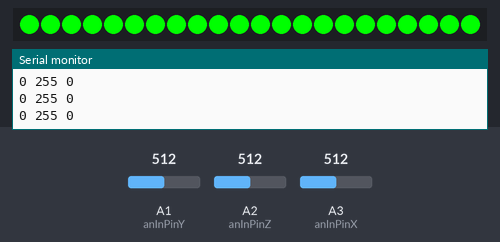
Bench run of a sketch on a simulated Arduino Pro Mini, built with avr-gcc and run on an emulated ATmega328P. Shown: 22 RGB LEDs in strip order, left to right, the last lines printed to the serial monitor. The test bench sets the inputs (shaded band); at power-on: A3 (anInPinX) = 512, A1 (anInPinY) = 512, A2 (anInPinZ) = 512. Dim RGB values are drawn brighter than linear.

Above: at 1.2 s.
1.3 s: A3 (anInPinX) set to 716
At 1.59 s:
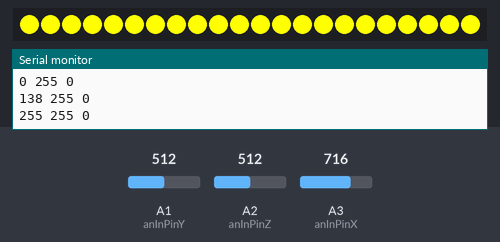
3.1 s: A1 (anInPinY) set to 716
At 3.6 s:
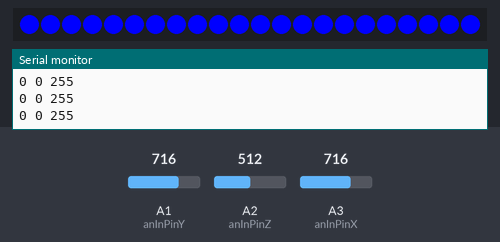
4.7 s: A3 (anInPinX) set to 900
At 5.9 s:
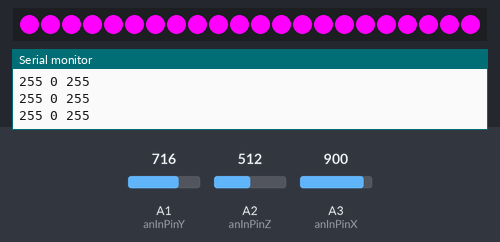
7.6 s: A3 (anInPinX) set to 511
At 8.32 s:
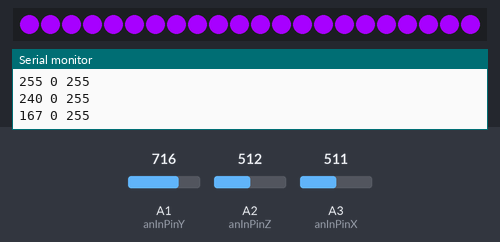
9.2 s: A1 (anInPinY) set to 306
At 10.0 s:
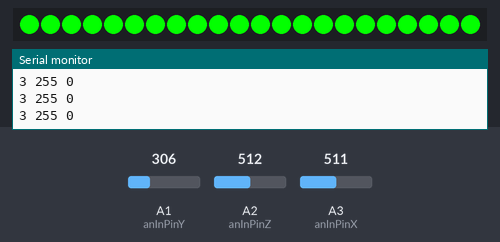
10.9 s: A1 (anInPinY) set to 716
At 11.12 s:
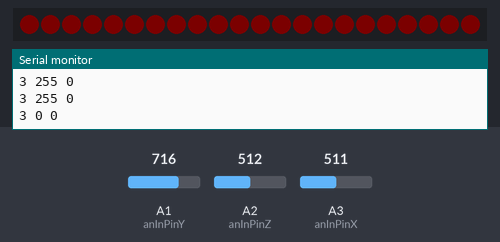
Timing chart, 0 to 13.6 s (numbered marks = the images above; inputs shaded):
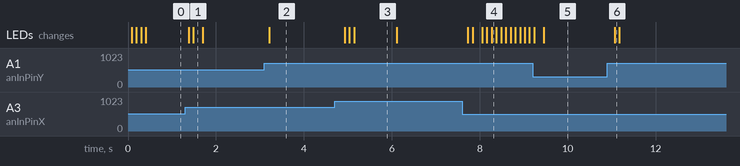

Measured:
- after the input at 1.3 s, the LEDs: first change after 0.08 s (image 1 shows a later state)
- after the input at 3.1 s, the LEDs: change after 0.11 s (image 2)
- after the input at 4.7 s, the LEDs: first change after 0.23 s (image 3 shows a later state)
- after the input at 7.6 s, the LEDs: first change after 0.13 s (image 4 shows a later state)
- after the input at 9.2 s, the LEDs: first differ from a run without the input after 0.25 s (image 5)
- after the input at 10.9 s, the LEDs: change after 0.17 s (image 6)
- what the display in image 3 shows lasts 1.0 s, from 5.1 s to 6.1 s

The sketch:

accelSkateLights-roll-surge.ino
```cpp
#include <Adafruit_NeoPixel.h>
#include <avr/power.h>
#include <EEPROM.h>
//#include <accelLights.h>

//note:it's a pro mini, you spanner!

//============= class declarations ==========
//accelLights lightLib_x accelLights();
//lightLib_y accelLights();
//lightLib_z accelLights();

//============= IO Declarations ============
const int anInPinX = A3;

//const int anInPinY = A2; //z and y swapped as board is mounted 90 deg out for convenient mounting
//const int anInPinZ = A1;
const int anInPinY = A1;
const int anInPinZ = A2;

#define RGB_PIN 8
int numPixels = 22;

// Parameter 1 = number of pixels in strip
// Parameter 2 = Arduino pin number (most are valid)
// Parameter 3 = pixel type flags, add together as needed:
//   NEO_KHZ800  800 KHz bitstream (most NeoPixel products w/WS2812 LEDs)
//   NEO_KHZ400  400 KHz (classic 'v1' (not v2) FLORA pixels, WS2811 drivers)
//   NEO_GRB     Pixels are wired for GRB bitstream (most NeoPixel products)
//   NEO_RGB     Pixels are wired for RGB bitstream (v1 FLORA pixels, not v2)
Adafruit_NeoPixel strip = Adafruit_NeoPixel(numPixels, RGB_PIN, NEO_GRB + NEO_KHZ800);

// IMPORTANT: To reduce NeoPixel burnout risk, add 1000 uF capacitor across
// pixel power leads, add 300 - 500 Ohm resistor on first pixel's data input
// and minimize distance between Arduino and first pixel.  Avoid connecting
// on a live circuit...if you must, connect GND first.

//======== Colour Declarations ========
uint32_t OFF = strip.Color(0, 0, 0);
uint32_t RED = strip.Color(255, 0, 0);
uint32_t GREEN = strip.Color(0, 255, 0);
uint32_t BLUE = strip.Color(0, 0, 255);
uint32_t YELLOW = strip.Color(255, 255, 0);
uint32_t ORANGE = strip.Color(255, 128, 0);
uint32_t AQUA = strip.Color(0, 255, 255);
uint32_t MAGENTA = strip.Color(255, 0, 255);
uint32_t WHITE = strip.Color(255, 255, 255);

uint32_t NEON_PINK = strip.Color(255, 0, 146);
uint32_t NEON_ORANGE = strip.Color(255, 95, 0);
uint32_t NEON_GREEN = strip.Color(182, 255, 0);
uint32_t NEON_BLUE = strip.Color(34, 141, 255);
uint32_t NEON_PURPLE = strip.Color(186, 1, 255);
uint32_t NEON_YELLOW = strip.Color(204, 255, 0);

uint32_t ELECTRIC_BLUE = strip.Color(125, 249, 255);

//======== Program Variables ========

//bool toggle = true;

//#define Z_INVERT
#define SERIAL_ON

byte counter = 0;

bool rightWayUp = 0;

int rawXadc = 0;
int rawYadc = 0;
int rawZadc = 0;

int pitch = 0;
int roll = 0;

float mapX = 0;
float mapY = 0;
float mapZ = 0;

const float xScale = 0.3;
const float yScale = 0.3;
const float zScale = 0.3;

int aveXadc = 0;
int aveYadc = 0;
int aveZadc = 0;

int filtXadc = 0;
int filtYadc = 0;
int filtZadc = 0;

int rollAveZadc = 0;
int LPFZadc = 0;

int echs;
int why;
int zed;

const int numSamples = 25;

unsigned long lightPeriod = 20; //50;
unsigned long accelPeriod = 20;
unsigned long transmitPeriod = 100;

int lightMode = 1;
/*
    PITCH_AND_ROLL = 1,
    KNIGHT_RIDER = 2,
    HI_G_FLASH = 3,
    POLICE_FLASHERS = 4,
    ACCEL_MAP = 5,
    SPIRIT_LEVEL = 6,
    RAINBOW = 7
*/

const int NO_OF_LIGHT_MODES = 7;

bool LightModeCycleEnabled = false;
byte lightModeCycleCounter = 0;
const int LIGHT_MODE_SELECTOR_DELAY_TIME = 1; //2secs

const int NEG_1G_ADC_VAL = 400;
const int POS_1G_ADC_VAL = 620;

const int ADC_MIN = 0;
const int ADC_MAX = 1023;

const int MAP_MAX = 127;
const int MAP_MIN = -127;

void setup()
{
  analogReference(EXTERNAL);
  strip.begin();
  //strip.setBrightness(50); //otherwise it's blinding!
  strip.setPixelColor(0, 0, 255, 0);
  strip.show(); // Initialize all pixels to 'off'

#ifdef SERIAL_ON
  Serial.begin(115200);
#endif
}

void loop()
{

  rawXadc = analogRead(anInPinX);
  rawYadc = analogRead(anInPinY);
  rawZadc = analogRead(anInPinZ);

//X average sample
  for (uint8_t i = 1; i < numSamples; i++)
  {
    aveXadc += analogRead(anInPinX);
    delay(1);
  }
  aveXadc /= numSamples;

//Y average sample
  for (uint8_t i = 1; i < numSamples; i++)
  {
    aveYadc += analogRead(anInPinY);
    delay(1);
  }
  aveYadc /= numSamples;

//Z average sample
  for (uint8_t i = 1; i < numSamples; i++)
  {
    aveZadc += analogRead(anInPinZ);
    delay(1);
  }
  aveZadc /= numSamples;

//low pass filters
  filtXadc = (xScale * aveXadc) + ((1 - xScale) * filtXadc);
  filtYadc = (yScale * aveYadc) + ((1 - yScale) * filtYadc);
  filtZadc = (zScale * aveZadc) + ((1 - zScale) * filtZadc);

  mapX = map(filtXadc, NEG_1G_ADC_VAL, POS_1G_ADC_VAL, MAP_MIN, MAP_MAX);
  mapY = map(filtYadc, NEG_1G_ADC_VAL, POS_1G_ADC_VAL, MAP_MIN, MAP_MAX);

#ifdef Z_INVERT
  mapZ = map(filtZadc, NEG_1G_ADC_VAL, POS_1G_ADC_VAL, MAP_MIN, MAP_MAX);
#else
  mapZ = map(filtZadc,  POS_1G_ADC_VAL, NEG_1G_ADC_VAL, MAP_MIN, MAP_MAX);
#endif

  //pro - limits map vals to +/- 1g, con - loses large range of accel inputs
  mapX = constrain(mapX, MAP_MIN, MAP_MAX);
  mapY = constrain(mapY, MAP_MIN, MAP_MAX);
  mapZ = constrain(mapZ, MAP_MIN, MAP_MAX);

  pitch = int(atan_degrees(mapX / abs(mapZ)));
  roll = int(atan_degrees(mapY / abs(mapZ)));

  RollandSurgeLights(filtXadc, roll, 3, 25);

//  echs = byte(constrain(127 + mapX, 0, 255));
//  why = byte(constrain(127 + mapY, 0, 255));
//  zed = byte(constrain(127 + mapZ, 0, 255));
//
//  WholeStripRGB(echs, why, zed);

  //  map_to_strip(rawXadc, rawYadc, rawZadc);

  strip.show();

  delay(25);
} //////////////////////////////////////////end main

void map_to_strip(int echs, int why, int zed)
{
  mapX = map(echs, ADC_MIN, ADC_MAX, MAP_MIN, MAP_MAX);
  mapY = map(why, ADC_MIN, ADC_MAX, MAP_MIN, MAP_MAX);
  mapZ = map(zed, ADC_MIN, ADC_MAX, MAP_MIN, MAP_MAX);

  echs = byte(constrain(127 + mapX, 0, 255));
  why = byte(constrain(127 + mapY, 0, 255));
  zed = byte(constrain(127 + mapZ, 0, 255));

  WholeStripRGB(echs, why, zed);
}

void WholeStripColour(uint32_t colour)
{
  for (uint8_t i = 0; i <= numPixels; i++)
  {
    strip.setPixelColor(i, colour);
  }
}

void WholeStripRGB(uint8_t red, uint8_t green, uint8_t blue)
{
  for (uint8_t i = 0; i <= numPixels; i++)
  {
    strip.setPixelColor(i, constrain(red, 0, 255), constrain(green, 0, 255), constrain(blue, 0, 255));
  }
}

void RangeStripColour(uint8_t start_pixel, uint8_t stop_pixel, uint32_t colour)
{
  for (uint8_t i = start_pixel; i <= stop_pixel; i++)
  {
    strip.setPixelColor(i, colour);
  }
}

void RangeStripRGB(uint8_t start_pixel, uint8_t stop_pixel, uint8_t red, uint8_t green, uint8_t blue)
{
  for (uint8_t i = start_pixel; i <= stop_pixel; i++)
  {
    strip.setPixelColor(i, constrain(red, 0, 255), constrain(green, 0, 255), constrain(blue, 0, 255));
  }
}

void PoliceLights()
{
  static bool toggle;

  if (toggle)
  {
    RangeStripColour(0, 6, OFF);
    RangeStripColour(7, 13, BLUE);
    RangeStripColour(14, 20, OFF);
    RangeStripColour(21, 28, BLUE);
  }
  else
  {
    RangeStripColour(0, 6, RED);
    RangeStripColour(7, 13, OFF);
    RangeStripColour(14, 20, RED);
    RangeStripColour(21, 28, OFF);
  }

  toggle = !toggle;
}

void RollLights(int angleInput, int minRollAngle, int maxRollAngle)
{
  byte left = 0;
  byte right = 0;

  if (angleInput >= 0)
  {
    angleInput = constrain(abs(angleInput), minRollAngle, maxRollAngle);
    left = byte(map(angleInput, minRollAngle, maxRollAngle, 0, 255));
  }
  else
  {
    angleInput = constrain(abs(angleInput), minRollAngle, maxRollAngle);
    right = byte(map(angleInput, minRollAngle, maxRollAngle, 0, 255));
  }

  WholeStripRGB(0, right, left);
}

void RollandSurgeLights(int surge, int angleInput, int minRollAngle, int maxRollAngle)
{
  byte left = 0;
  byte right = 0;

  if (angleInput >= 0)
  {
    angleInput = constrain(abs(angleInput), minRollAngle, maxRollAngle);
    left = byte(map(angleInput, minRollAngle, maxRollAngle, 0, 255));
  }
  else
  {
    angleInput = constrain(abs(angleInput), minRollAngle, maxRollAngle);
    right = byte(map(angleInput, minRollAngle, maxRollAngle, 0, 255));
  }

  surge = byte(int_map_and_constrain(surge,510,580,0,255));

  WholeStripRGB(surge, right, left);

  Serial.print(surge);
  Serial.print(" ");
  Serial.print(right);
  Serial.print(" ");
  Serial.print(left);
  Serial.println();

}

//when the acceleration passes flashThreshold, turn the whole strip to the color 'color'
void HiGFlash(uint32_t color, float accel, int flashThreshold)
{
  if (abs(accel) > flashThreshold)
  {
    WholeStripColour(color);
  }
  else
  {
    stripClear();
  }
}

void spiritLevel(int angle, uint32_t color, int minAngle, int maxAngle)
{
  static int position;

  angle = constrain(angle, minAngle, maxAngle);
  position = map(angle, minAngle, maxAngle, 0, numPixels - 1);

  strip.setPixelColor(position, color);
}

//sets all the leds in the strip to off
void stripClear()
{
  for (uint8_t i = 0; i < numPixels; i++)
  {
    strip.setPixelColor(i, 0, 0, 0);
  }
}

double atan_degrees(float oppOverAdj)
{
  return atan(oppOverAdj) * (180 / PI);
}

int rollingAverage(int numIn)
{
  const int arraySize = 16;
  static int array[arraySize];
  static int average;
  static boolean firstCall = true;

  //avoids a ramp up from zero
  if (firstCall)
  {
    for (int i = 0; i < arraySize; i++)
    {
      array[i] = numIn;
    }
    firstCall = false;
  }

  for (int i = 0; i < arraySize; i++)
  {
    array[i] = array[i + 1];
  }
  array[arraySize - 1] = numIn;

  average = 0;
  for (int k = 0; k < arraySize; k++)
  {
    average += array[k];
  }
  average = average / arraySize; //to divide by 16

  return average;
}

float f_map(float x, float in_min, float in_max, float out_min, float out_max)
{
  return (x - in_min) * (out_max - out_min) / (in_max - in_min) + out_min;
}

int int_map_and_constrain(int x, int in_min, int in_max, int out_min, int out_max)
{
  int mapVal = (x - in_min) * (out_max - out_min) / (in_max - in_min) + out_min;
  return constrain(mapVal,out_min,out_max);
}

/* makes the ball appear to be a string of fading away leds */
void knight_rider(uint32_t color, int ball_size)
{
  static int position = 0;
  static bool direction = true;

  static byte r;
  static byte g;
  static byte b;

  r = byte((color & 0x00FF0000) >> 16);
  g = byte((color & 0x0000FF00) >> 8);
  b = byte(color & 0x000000FF);

  if (direction == true)
  {
    position++;
  }
  else
  {
    position--;
  }

  if (position == (numPixels - 1))
  {
    direction = false;
  }

  if (position == 0)
  {
    direction = true;
  }

  stripClear();

  if (direction)
  {
    for (int p = 0; p < ball_size; p++)
    {
      strip.setPixelColor(position - p, r / (p + 1), g / (p + 1), b / (p + 1)); //p+1 as if you divide by zero odd shit happens!
    }
  }
  else
  {
    for (int p = 0; p < ball_size; p++)
    {
      //strip.setPixelColor(position + b,color/(b+1));
      strip.setPixelColor(position + p, r / (p + 1), g / (p + 1), b / (p + 1));
    }
  }
}

void push_light(uint32_t color, float accel)
{
}

void rainbow(uint8_t wait)
{
  uint16_t i, j;

  for (j = 0; j < 256; j++)
  {
    for (i = 0; i < strip.numPixels(); i++)
    {
      strip.setPixelColor(i, Wheel((i + j) & 255));
    }
    strip.show();
    delay(wait);
  }
}

// Input a value 0 to 255 to get a color value.
// The colours are a transition r - g - b - back to r.
uint32_t Wheel(byte WheelPos)
{
  WheelPos = 255 - WheelPos;
  if (WheelPos < 85)
  {
    return strip.Color(255 - WheelPos * 3, 0, WheelPos * 3);
  }
  else if (WheelPos < 170)
  {
    WheelPos -= 85;
    return strip.Color(0, WheelPos * 3, 255 - WheelPos * 3);
  }
  else
  {
    WheelPos -= 170;
    return strip.Color(WheelPos * 3, 255 - WheelPos * 3, 0);
  }
}
```
